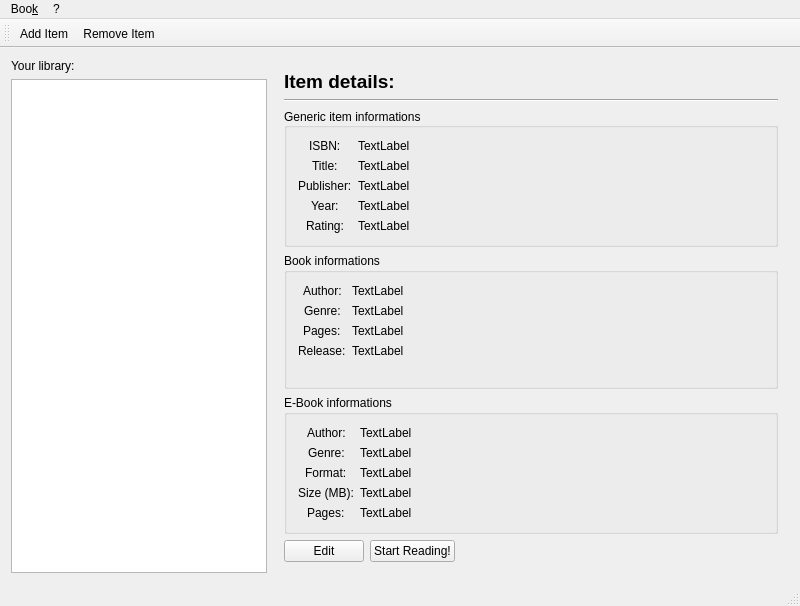
<?xml version="1.0" encoding="UTF-8"?>
<ui version="4.0">
 <class>MainWindow</class>
 <widget class="QMainWindow" name="MainWindow">
  <property name="geometry">
   <rect>
    <x>0</x>
    <y>0</y>
    <width>800</width>
    <height>606</height>
   </rect>
  </property>
  <property name="minimumSize">
   <size>
    <width>800</width>
    <height>550</height>
   </size>
  </property>
  <property name="windowTitle">
   <string>MainWindow</string>
  </property>
  <widget class="QWidget" name="centralWidget">
   <layout class="QVBoxLayout" name="verticalLayout_2">
    <item>
     <layout class="QHBoxLayout" name="mainLayout">
      <item>
       <layout class="QVBoxLayout" name="libraryLayout">
        <item>
         <widget class="QLabel" name="libraryLabel">
          <property name="text">
           <string>Your library:</string>
          </property>
         </widget>
        </item>
        <item>
         <widget class="QListView" name="libraryListView">
          <property name="sizePolicy">
           <sizepolicy hsizetype="Fixed" vsizetype="Expanding">
            <horstretch>0</horstretch>
            <verstretch>0</verstretch>
           </sizepolicy>
          </property>
         </widget>
        </item>
       </layout>
      </item>
      <item>
       <widget class="QStackedWidget" name="mainContent">
        <property name="currentIndex">
         <number>1</number>
        </property>
        <widget class="QWidget" name="welcomeText">
         <widget class="QLabel" name="mainTextLabel">
          <property name="geometry">
           <rect>
            <x>10</x>
            <y>10</y>
            <width>391</width>
            <height>20</height>
           </rect>
          </property>
          <property name="text">
           <string>TextLabel</string>
          </property>
         </widget>
        </widget>
        <widget class="QWidget" name="itemData">
         <layout class="QVBoxLayout" name="verticalLayout_6">
          <item>
           <layout class="QVBoxLayout" name="itemDataLayout">
            <item>
             <widget class="QLabel" name="detailsLabel">
              <property name="sizePolicy">
               <sizepolicy hsizetype="Preferred" vsizetype="Fixed">
                <horstretch>0</horstretch>
                <verstretch>0</verstretch>
               </sizepolicy>
              </property>
              <property name="text">
               <string>&lt;html&gt;&lt;head/&gt;&lt;body&gt;&lt;p&gt;&lt;span style=&quot; font-size:14pt; font-weight:600;&quot;&gt;Item details:&lt;/span&gt;&lt;/p&gt;&lt;/body&gt;&lt;/html&gt;</string>
              </property>
             </widget>
            </item>
            <item>
             <widget class="Line" name="separator">
              <property name="orientation">
               <enum>Qt::Horizontal</enum>
              </property>
             </widget>
            </item>
            <item>
             <widget class="QGroupBox" name="genericInfoGroup">
              <property name="title">
               <string>Generic item informations</string>
              </property>
              <property name="alignment">
               <set>Qt::AlignLeading|Qt::AlignLeft|Qt::AlignVCenter</set>
              </property>
              <property name="flat">
               <bool>false</bool>
              </property>
              <property name="checkable">
               <bool>false</bool>
              </property>
              <layout class="QVBoxLayout" name="verticalLayout_4">
               <item>
                <layout class="QFormLayout" name="genericInfoFormLayout">
                 <property name="labelAlignment">
                  <set>Qt::AlignCenter</set>
                 </property>
                 <property name="formAlignment">
                  <set>Qt::AlignLeading|Qt::AlignLeft|Qt::AlignTop</set>
                 </property>
                 <item row="0" column="0">
                  <widget class="QLabel" name="isbnLabel">
                   <property name="text">
                    <string>ISBN:</string>
                   </property>
                  </widget>
                 </item>
                 <item row="1" column="0">
                  <widget class="QLabel" name="titleLabel">
                   <property name="text">
                    <string>Title:</string>
                   </property>
                  </widget>
                 </item>
                 <item row="2" column="0">
                  <widget class="QLabel" name="publisherLabel">
                   <property name="text">
                    <string>Publisher:</string>
                   </property>
                  </widget>
                 </item>
                 <item row="3" column="0">
                  <widget class="QLabel" name="yearLabel">
                   <property name="text">
                    <string>Year:</string>
                   </property>
                  </widget>
                 </item>
                 <item row="4" column="0">
                  <widget class="QLabel" name="ratingLabel">
                   <property name="text">
                    <string>Rating:</string>
                   </property>
                  </widget>
                 </item>
                 <item row="0" column="1">
                  <widget class="QLabel" name="isbnData">
                   <property name="text">
                    <string>TextLabel</string>
                   </property>
                  </widget>
                 </item>
                 <item row="1" column="1">
                  <widget class="QLabel" name="titleData">
                   <property name="text">
                    <string>TextLabel</string>
                   </property>
                  </widget>
                 </item>
                 <item row="2" column="1">
                  <widget class="QLabel" name="publisherData">
                   <property name="text">
                    <string>TextLabel</string>
                   </property>
                  </widget>
                 </item>
                 <item row="3" column="1">
                  <widget class="QLabel" name="yearData">
                   <property name="text">
                    <string>TextLabel</string>
                   </property>
                  </widget>
                 </item>
                 <item row="4" column="1">
                  <widget class="QLabel" name="ratingData">
                   <property name="text">
                    <string>TextLabel</string>
                   </property>
                  </widget>
                 </item>
                </layout>
               </item>
              </layout>
             </widget>
            </item>
            <item>
             <widget class="QGroupBox" name="bookInfoGroup">
              <property name="title">
               <string>Book informations</string>
              </property>
              <layout class="QVBoxLayout" name="verticalLayout_3">
               <item>
                <layout class="QFormLayout" name="bookInfoFormLayout">
                 <property name="labelAlignment">
                  <set>Qt::AlignCenter</set>
                 </property>
                 <property name="formAlignment">
                  <set>Qt::AlignLeading|Qt::AlignLeft|Qt::AlignTop</set>
                 </property>
                 <item row="0" column="0">
                  <widget class="QLabel" name="bookAuthorLabel">
                   <property name="text">
                    <string>Author:</string>
                   </property>
                  </widget>
                 </item>
                 <item row="1" column="0">
                  <widget class="QLabel" name="bookGenreLabel">
                   <property name="text">
                    <string>Genre:</string>
                   </property>
                  </widget>
                 </item>
                 <item row="2" column="0">
                  <widget class="QLabel" name="bookPagesLabel">
                   <property name="text">
                    <string>Pages:</string>
                   </property>
                  </widget>
                 </item>
                 <item row="3" column="0">
                  <widget class="QLabel" name="bookReleaseLabel">
                   <property name="text">
                    <string>Release:</string>
                   </property>
                  </widget>
                 </item>
                 <item row="0" column="1">
                  <widget class="QLabel" name="bookAuthorData">
                   <property name="text">
                    <string>TextLabel</string>
                   </property>
                  </widget>
                 </item>
                 <item row="1" column="1">
                  <widget class="QLabel" name="bookGenreData">
                   <property name="text">
                    <string>TextLabel</string>
                   </property>
                  </widget>
                 </item>
                 <item row="2" column="1">
                  <widget class="QLabel" name="bookPagesData">
                   <property name="text">
                    <string>TextLabel</string>
                   </property>
                  </widget>
                 </item>
                 <item row="3" column="1">
                  <widget class="QLabel" name="bookReleaseData">
                   <property name="text">
                    <string>TextLabel</string>
                   </property>
                  </widget>
                 </item>
                </layout>
               </item>
              </layout>
             </widget>
            </item>
            <item>
             <widget class="QGroupBox" name="eBookInfoGroup">
              <property name="title">
               <string>E-Book informations</string>
              </property>
              <layout class="QVBoxLayout" name="verticalLayout">
               <item>
                <layout class="QFormLayout" name="formLayout">
                 <property name="labelAlignment">
                  <set>Qt::AlignCenter</set>
                 </property>
                 <property name="formAlignment">
                  <set>Qt::AlignLeading|Qt::AlignLeft|Qt::AlignTop</set>
                 </property>
                 <item row="0" column="0">
                  <widget class="QLabel" name="eBookAuthorLabel">
                   <property name="text">
                    <string>Author:</string>
                   </property>
                  </widget>
                 </item>
                 <item row="1" column="0">
                  <widget class="QLabel" name="eBookGenreLabel">
                   <property name="text">
                    <string>Genre:</string>
                   </property>
                  </widget>
                 </item>
                 <item row="2" column="0">
                  <widget class="QLabel" name="eBookFormatLabel">
                   <property name="text">
                    <string>Format:</string>
                   </property>
                  </widget>
                 </item>
                 <item row="3" column="0">
                  <widget class="QLabel" name="eBookSizeLabel">
                   <property name="text">
                    <string>Size (MB):</string>
                   </property>
                  </widget>
                 </item>
                 <item row="4" column="0">
                  <widget class="QLabel" name="eBookPagesLabel">
                   <property name="text">
                    <string>Pages:</string>
                   </property>
                  </widget>
                 </item>
                 <item row="0" column="1">
                  <widget class="QLabel" name="eBookAuthorData">
                   <property name="text">
                    <string>TextLabel</string>
                   </property>
                  </widget>
                 </item>
                 <item row="1" column="1">
                  <widget class="QLabel" name="eBookGenreData">
                   <property name="text">
                    <string>TextLabel</string>
                   </property>
                  </widget>
                 </item>
                 <item row="2" column="1">
                  <widget class="QLabel" name="eBookFormatData">
                   <property name="text">
                    <string>TextLabel</string>
                   </property>
                  </widget>
                 </item>
                 <item row="3" column="1">
                  <widget class="QLabel" name="eBookSizeData">
                   <property name="text">
                    <string>TextLabel</string>
                   </property>
                  </widget>
                 </item>
                 <item row="4" column="1">
                  <widget class="QLabel" name="eBookPagesData">
                   <property name="text">
                    <string>TextLabel</string>
                   </property>
                  </widget>
                 </item>
                </layout>
               </item>
              </layout>
             </widget>
            </item>
            <item>
             <layout class="QHBoxLayout" name="buttonsLayout">
              <item>
               <widget class="QPushButton" name="editItemButton">
                <property name="text">
                 <string>Edit</string>
                </property>
               </widget>
              </item>
              <item>
               <widget class="QPushButton" name="startReadingButton">
                <property name="text">
                 <string>Start Reading!</string>
                </property>
               </widget>
              </item>
              <item>
               <spacer name="buttonSpacer">
                <property name="orientation">
                 <enum>Qt::Horizontal</enum>
                </property>
                <property name="sizeHint" stdset="0">
                 <size>
                  <width>40</width>
                  <height>20</height>
                 </size>
                </property>
               </spacer>
              </item>
             </layout>
            </item>
           </layout>
          </item>
         </layout>
        </widget>
       </widget>
      </item>
     </layout>
    </item>
   </layout>
  </widget>
  <widget class="QMenuBar" name="menuBar">
   <property name="geometry">
    <rect>
     <x>0</x>
     <y>0</y>
     <width>800</width>
     <height>30</height>
    </rect>
   </property>
   <widget class="QMenu" name="menuBook">
    <property name="title">
     <string>Boo&amp;k</string>
    </property>
    <addaction name="addItemAction"/>
    <addaction name="removeItemAction"/>
   </widget>
   <widget class="QMenu" name="menu">
    <property name="title">
     <string>?</string>
    </property>
    <addaction name="aboutAction"/>
   </widget>
   <addaction name="menuBook"/>
   <addaction name="menu"/>
  </widget>
  <widget class="QToolBar" name="mainToolBar">
   <attribute name="toolBarArea">
    <enum>TopToolBarArea</enum>
   </attribute>
   <attribute name="toolBarBreak">
    <bool>false</bool>
   </attribute>
   <addaction name="addItemAction"/>
   <addaction name="removeItemAction"/>
  </widget>
  <widget class="QStatusBar" name="statusBar"/>
  <action name="addItemAction">
   <property name="text">
    <string>&amp;Add Item</string>
   </property>
   <property name="toolTip">
    <string>Add a library item</string>
   </property>
  </action>
  <action name="removeItemAction">
   <property name="text">
    <string>&amp;Remove Item</string>
   </property>
   <property name="toolTip">
    <string>Remove a library item</string>
   </property>
  </action>
  <action name="aboutAction">
   <property name="text">
    <string>&amp;About BookApp</string>
   </property>
  </action>
 </widget>
 <layoutdefault spacing="6" margin="11"/>
 <resources/>
 <connections/>
</ui>
